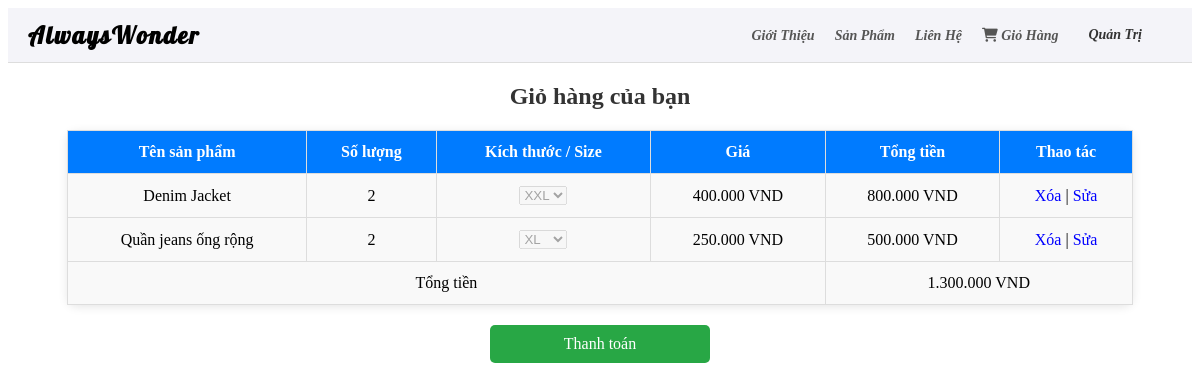
Screenshot of /includes/carts/cart.php (signed in) with the database file from the repository.
### tables this page shows
CREATE TABLE `order_items` (
  `id` int(11) NOT NULL,
  `order_id` int(11) NOT NULL,
  `product_id` int(11) NOT NULL,
  `quantity` int(11) NOT NULL,
  `price` decimal(10,2) NOT NULL,
  `size_id` int(11) DEFAULT NULL
);

CREATE TABLE `products` (
  `id` int(11) NOT NULL,
  `name` varchar(100) NOT NULL,
  `description` text,
  `price` decimal(10,2) NOT NULL,
  `stock` int(11) DEFAULT '0',
  `image_url` varchar(255) DEFAULT NULL,
  `created_at` timestamp NOT NULL DEFAULT CURRENT_TIMESTAMP
);

### includes/carts/cart.php (the view, shortened to what this page needs)
<!DOCTYPE html>
<html lang="vi">
<head>
    <link rel="stylesheet" href="../../css/cart.css" type="text/css">
    <link rel="stylesheet" href="../../css/header.css" type="text/css">
</head>
<body>
    <?php
    include '../header.php';
    include '../../config/database.php';
    $username = $_SESSION['username'] ?? '';
    $user_query = "SELECT id FROM users WHERE username = ?";
    $user_stmt = $conn->prepare($user_query);
    $user_stmt->bind_param("s", $username);
    $user_stmt->execute();
    $user_stmt->bind_result($user_id);
    $order_query = "SELECT id FROM orders WHERE user_id = ? AND status = 'pending'";
    $order_stmt = $conn->prepare($order_query);
    $order_stmt->bind_param("i", $user_id);
    $order_stmt->execute();
    $order_stmt->bind_result($order_id);
    $product_query = "
        SELECT p.id, p.name, p.price, op.quantity, op.size_id
        FROM order_items op
        JOIN products p ON op.product_id = p.id
        WHERE op.order_id = ?
    ";
    $product_stmt = $conn->prepare($product_query);
    $product_stmt->bind_param("i", $order_id);
    $product_stmt->execute();
    $product_result = $product_stmt->get_result();
    ?>
    <main>
        <h2>Giỏ hàng của bạn</h2>
        <section class="cart-container">
            <table>
                <thead>
                    <tr>
                        <th>Tên sản phẩm</th>
                        <th>Số lượng</th>
                        <th>Kích thước / Size</th>
                        <th>Giá</th>
                        <th>Tổng tiền</th>
                        <th>Thao tác</th>
                    </tr>
                </thead>
                <tbody>
                    <?php
                    $total_price = 0;
                    while ($product = $product_result->fetch_assoc()) {
                        $total_price += $product['quantity'] * $product['price'];
                        $sizes_query = "SELECT id, size FROM size";
                        $sizes_result = $conn->query($sizes_query);
                        $size_options = '';
                        while ($size = $sizes_result->fetch_assoc()) {
                            $selected = ($product['size_id'] == $size['id']) ? 'selected' : '';
                            $size_options .= "<option value='{$size['id']}' $selected>{$size['size']}</option>";
                        }
                        echo "
                            <tr>
                                <td>{$product['name']}</td>
                                <td>{$product['quantity']}</td>
                                <td>
                                    <select disabled>
                                        $size_options
                                    </select>
                                </td>
                                <td>" . number_format($product['price'], 0, ',', '.') . " VND</td>
                                <td>" . number_format($product['quantity'] * $product['price'], 0, ',', '.') . " VND</td>
                                <td>
                                    <a href='delete_product.php?product_id={$product['id']}'>Xóa</a> |
                                    <a href='edit_product.php?product_id={$product['id']}'>Sửa</a>
                                </td>
                            </tr>
                        ";
                    }
                    ?>
                    <tr>
                        <td colspan="4">Tổng tiền</td>
                        <td colspan="2"><?php echo number_format($total_price, 0, ',', '.'); ?> VND</td>
                    </tr>
                </tbody>
            </table>
        </section>
        <section class="checkout">
            <a href="checkout.php" class="checkout-btn">Thanh toán</a>
        </section>
    </main>
</body>
</html>

### css/cart.css (style rules this page uses)
h2 { text-align: center; color: #333; margin-top: 20px; }
table { width: 90%; margin: 20px auto; border-collapse: collapse; background-color: #fff; border-radius: 10px; box-shadow: 0 2px 10px rgba(0, 0, 0, 0.1); }
th, td { padding: 12px; border: 1px solid #ddd; text-align: center; }
th { background-color: #007BFF; color: white; font-weight: bold; }
td { background-color: #f9f9f9; }
a { text-decoration:none; color:blue }
.checkout-btn { display: block; width: 200px; margin: 20px auto; padding: 10px; background-color: #28a745; color: white; text-align: center; font-size: 16px; border-radius: 5px; text-decoration: none; }

### rows the page displays
order_items: product.name "Denim Jacket", quantity "2", product.price "400.000", $product['quantity']*$product['price'] "800.000"
order_items: product.name "Quần jeans ống rộng", quantity "2", product.price "250.000", $product['quantity']*$product['price'] "500.000"

### other values shown
$total_price "1.300.000"
form field value "XXL"
form field value "XL"
